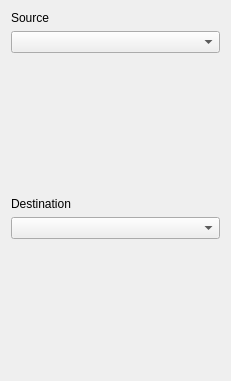
<?xml version="1.0" encoding="UTF-8"?>
<ui version="4.0">
 <class>Form</class>
 <widget class="QWidget" name="Form">
  <property name="geometry">
   <rect>
    <x>0</x>
    <y>0</y>
    <width>231</width>
    <height>381</height>
   </rect>
  </property>
  <property name="windowTitle">
   <string>Form</string>
  </property>
  <layout class="QVBoxLayout" name="verticalLayout">
   <item>
    <widget class="QLabel" name="label">
     <property name="text">
      <string>Source</string>
     </property>
    </widget>
   </item>
   <item>
    <widget class="QComboBox" name="comboBox"/>
   </item>
   <item>
    <widget class="QWidget" name="widget" native="true">
     <property name="sizePolicy">
      <sizepolicy hsizetype="Expanding" vsizetype="Expanding">
       <horstretch>0</horstretch>
       <verstretch>0</verstretch>
      </sizepolicy>
     </property>
    </widget>
   </item>
   <item>
    <widget class="QLabel" name="label_2">
     <property name="text">
      <string>Destination</string>
     </property>
    </widget>
   </item>
   <item>
    <widget class="QComboBox" name="comboBox_2"/>
   </item>
   <item>
    <spacer name="verticalSpacer">
     <property name="orientation">
      <enum>Qt::Vertical</enum>
     </property>
     <property name="sizeHint" stdset="0">
      <size>
       <width>20</width>
       <height>119</height>
      </size>
     </property>
    </spacer>
   </item>
  </layout>
 </widget>
 <resources/>
 <connections/>
</ui>
